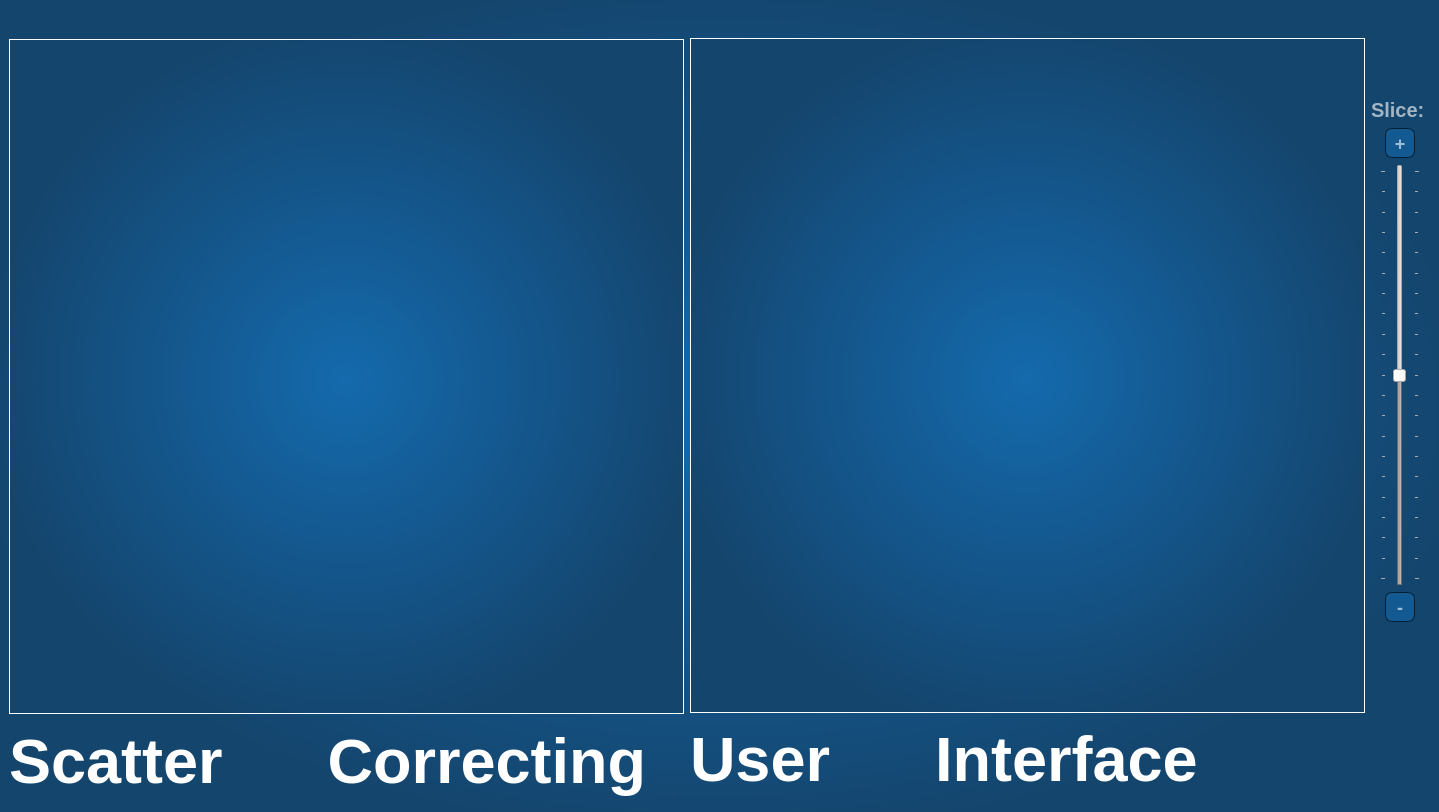
     <widget class="QFrame" name="frame">
      <property name="styleSheet">
       <string notr="true">QFrame{
	background-color: qradialgradient(spread:reflect, cx:0.5, cy:0.5, radius:0.7, fx:0.499, fy:0.505682, stop:0 rgba(20, 106, 173, 253), stop:0.756757 rgba(20, 69, 109, 255));
	color: #ffffff;
}</string>
      </property>
      <layout class="QGridLayout" name="gridLayout">
       <property name="leftMargin">
        <number>9</number>
       </property>
       <property name="topMargin">
        <number>9</number>
       </property>
       <property name="rightMargin">
        <number>9</number>
       </property>
       <property name="horizontalSpacing">
        <number>6</number>
       </property>
       <item row="0" column="8">
        <widget class="QFrame" name="frame_2">
         <property name="maximumSize">
          <size>
           <width>120</width>
           <height>16777215</height>
          </size>
         </property>
         <property name="styleSheet">
          <string notr="true">QFrame{
	background-color: rgba(0,0,0,0%)
}</string>
         </property>
         <layout class="QVBoxLayout" name="verticalLayout_6">
          <property name="leftMargin">
           <number>0</number>
          </property>
          <property name="topMargin">
           <number>0</number>
          </property>
          <property name="rightMargin">
           <number>0</number>
          </property>
          <property name="bottomMargin">
           <number>0</number>
          </property>
          <item>
           <layout class="QVBoxLayout" name="verticalLayout_8">
            <property name="spacing">
             <number>6</number>
            </property>
            <property name="topMargin">
             <number>89</number>
            </property>
            <property name="bottomMargin">
             <number>179</number>
            </property>
            <item>
             <layout class="QHBoxLayout" name="horizontalLayout">
              <property name="spacing">
               <number>6</number>
              </property>
              <property name="topMargin">
               <number>0</number>
              </property>
              <item alignment="Qt::AlignHCenter">
               <widget class="QLabel" name="labelSliderIdx">
                <property name="styleSheet">
                 <string notr="true">QLabel{
	font-size: 20px;
	font-weight: bold;
	color: rgba(255,255,255,60%);
	background-color: rgba(0,0,0,0%)
}</string>
                </property>
                <property name="text">
                 <string>Slice: </string>
                </property>
               </widget>
              </item>
             </layout>
            </item>
            <item>
             <layout class="QVBoxLayout" name="verticalLayout_9">
              <property name="spacing">
               <number>6</number>
              </property>
              <property name="leftMargin">
               <number>0</number>
              </property>
              <property name="bottomMargin">
               <number>0</number>
              </property>
              <item alignment="Qt::AlignHCenter">
               <widget class="QPushButton" name="btnPlus">
                <property name="enabled">
                 <bool>false</bool>
                </property>
                <property name="sizePolicy">
                 <sizepolicy hsizetype="Fixed" vsizetype="Fixed">
                  <horstretch>0</horstretch>
                  <verstretch>0</verstretch>
                 </sizepolicy>
                </property>
                <property name="minimumSize">
                 <size>
                  <width>30</width>
                  <height>30</height>
                 </size>
                </property>
                <property name="maximumSize">
                 <size>
                  <width>30</width>
                  <height>30</height>
                 </size>
                </property>
                <property name="layoutDirection">
                 <enum>Qt::LeftToRight</enum>
                </property>
                <property name="styleSheet">
                 <string notr="true">QPushButton{
	background-color: rgba(19,103,171,60%);
	font-weight: bold;
	color: rgba(255,255,255,60%);
	font-size: 18px;
	border-width: 1.4px;
	border-color: rgba(0,0,0,60%);
	border-style: solid;
	border-radius: 7px;
}
QPushButton:pressed{
	background-color: #E4A115
}</string>
                </property>
                <property name="text">
                 <string>+</string>
                </property>
               </widget>
              </item>
              <item alignment="Qt::AlignHCenter">
               <widget class="QSlider" name="verticalSlider">
                <property name="enabled">
                 <bool>false</bool>
                </property>
                <property name="minimumSize">
                 <size>
                  <width>40</width>
                  <height>0</height>
                 </size>
                </property>
                <property name="maximumSize">
                 <size>
                  <width>40</width>
                  <height>16777215</height>
                 </size>
                </property>
                <property name="styleSheet">
                 <string notr="true">QSlider:{
	background-color: rgba(0,0,0,0%)
}
</string>
                </property>
                <property name="maximum">
                 <number>200</number>
                </property>
                <property name="value">
                 <number>100</number>
                </property>
                <property name="sliderPosition">
                 <number>100</number>
                </property>
                <property name="orientation">
                 <enum>Qt::Vertical</enum>
                </property>
                <property name="tickPosition">
                 <enum>QSlider::TicksBothSides</enum>
                </property>
               </widget>
              </item>
              <item alignment="Qt::AlignHCenter">
               <widget class="QPushButton" name="btnMinus">
                <property name="enabled">
                 <bool>false</bool>
                </property>
                <property name="sizePolicy">
                 <sizepolicy hsizetype="Preferred" vsizetype="Fixed">
                  <horstretch>0</horstretch>
                  <verstretch>0</verstretch>
                 </sizepolicy>
                </property>
                <property name="minimumSize">
                 <size>
                  <width>30</width>
                  <height>30</height>
                 </size>
                </property>
                <property name="maximumSize">
                 <size>
                  <width>30</width>
                  <height>30</height>
                 </size>
                </property>
                <property name="toolTipDuration">
                 <number>-1</number>
                </property>
                <property name="styleSheet">
                 <string notr="true">QPushButton{
	background-color: rgba(19,103,171,60%);
	font-weight: bold;
	color: rgba(255,255,255,60%);
	font-size: 18px;
	border-width: 1.4px;
	border-color: rgba(0,0,0,60%);
	border-style: solid;
	border-radius: 7px;
}
QPushButton:pressed{
	background-color: #E4A115
}</string>
                </property>
                <property name="text">
                 <string>-</string>
                </property>
               </widget>
              </item>
             </layout>
            </item>
           </layout>
          </item>
         </layout>
        </widget>
       </item>
       <item row="0" column="2">
        <layout class="QVBoxLayout" name="verticalLayout_5">
         <item alignment="Qt::AlignHCenter">
          <widget class="QLabel" name="labelCorImgTitle">
           <property name="maximumSize">
            <size>
             <width>16777215</width>
             <height>23</height>
            </size>
           </property>
           <property name="styleSheet">
            <string notr="true">QLabel{
	font-size: 23px;
	font-weight: bold;
	color:#ffffff;
	background-color: rgba(0,0,0,0%)
}</string>
           </property>
           <property name="text">
            <string/>
           </property>
          </widget>
         </item>
         <item>
          <widget class="qyklabel" name="labelImageCor">
           <property name="sizePolicy">
            <sizepolicy hsizetype="Expanding" vsizetype="MinimumExpanding">
             <horstretch>0</horstretch>
             <verstretch>0</verstretch>
            </sizepolicy>
           </property>
           <property name="minimumSize">
            <size>
             <width>675</width>
             <height>675</height>
            </size>
           </property>
           <property name="maximumSize">
            <size>
             <width>675</width>
             <height>675</height>
            </size>
           </property>
           <property name="mouseTracking">
            <bool>true</bool>
           </property>
           <property name="frameShape">
            <enum>QFrame::Box</enum>
           </property>
           <property name="text">
            <string/>
           </property>
          </widget>
         </item>
         <item>
          <widget class="QLabel" name="labelTitle2">
           <property name="minimumSize">
            <size>
             <width>675</width>
             <height>80</height>
            </size>
           </property>
           <property name="maximumSize">
            <size>
             <width>675</width>
             <height>80</height>
            </size>
           </property>
           <property name="styleSheet">
            <string notr="true">QLabel{
	font-size: 63px;
	font-weight: bold;
	color:#ffffff;
	background-color: rgba(0,0,0,0%);
}</string>
           </property>
           <property name="text">
            <string>User      Interface</string>
           </property>
          </widget>
         </item>
        </layout>
       </item>
       <item row="0" column="0">
        <layout class="QVBoxLayout" name="verticalLayout_3">
         <property name="spacing">
          <number>7</number>
         </property>
         <property name="topMargin">
          <number>0</number>
         </property>
         <item alignment="Qt::AlignHCenter">
          <widget class="QLabel" name="labelRawImgTitle">
           <property name="minimumSize">
            <size>
             <width>0</width>
             <height>23</height>
            </size>
           </property>
           <property name="maximumSize">
            <size>
             <width>16777215</width>
             <height>23</height>
            </size>
           </property>
           <property name="styleSheet">
            <string notr="true">QLabel{
	font-size: 23px;
	font-weight: bold;
	color:#ffffff;
	background-color: rgba(0,0,0,0%)
}</string>
           </property>
           <property name="text">
            <string/>
           </property>
          </widget>
         </item>
         <item>
          <widget class="qyklabel" name="labelImageRaw">
           <property name="sizePolicy">
            <sizepolicy hsizetype="Expanding" vsizetype="MinimumExpanding">
             <horstretch>0</horstretch>
             <verstretch>0</verstretch>
            </sizepolicy>
           </property>
           <property name="minimumSize">
            <size>
             <width>675</width>
             <height>675</height>
            </size>
           </property>
           <property name="maximumSize">
            <size>
             <width>675</width>
             <height>675</height>
            </size>
           </property>
           <property name="mouseTracking">
            <bool>true</bool>
           </property>
           <property name="frameShape">
            <enum>QFrame::Box</enum>
           </property>
           <property name="text">
            <string/>
           </property>
          </widget>
         </item>
         <item>
          <widget class="QLabel" name="labelTitle1">
           <property name="minimumSize">
            <size>
             <width>675</width>
             <height>80</height>
            </size>
           </property>
           <property name="maximumSize">
            <size>
             <width>675</width>
             <height>80</height>
            </size>
           </property>
           <property name="styleSheet">
            <string notr="true">QLabel{
	font-size: 63px;
	font-weight: bold;
	color:#ffffff;
	background-color: rgba(0,0,0,0%);
}</string>
           </property>
           <property name="text">
            <string>Scatter      Correcting</string>
           </property>
          </widget>
         </item>
        </layout>
       </item>
      </layout>
     </widget>
